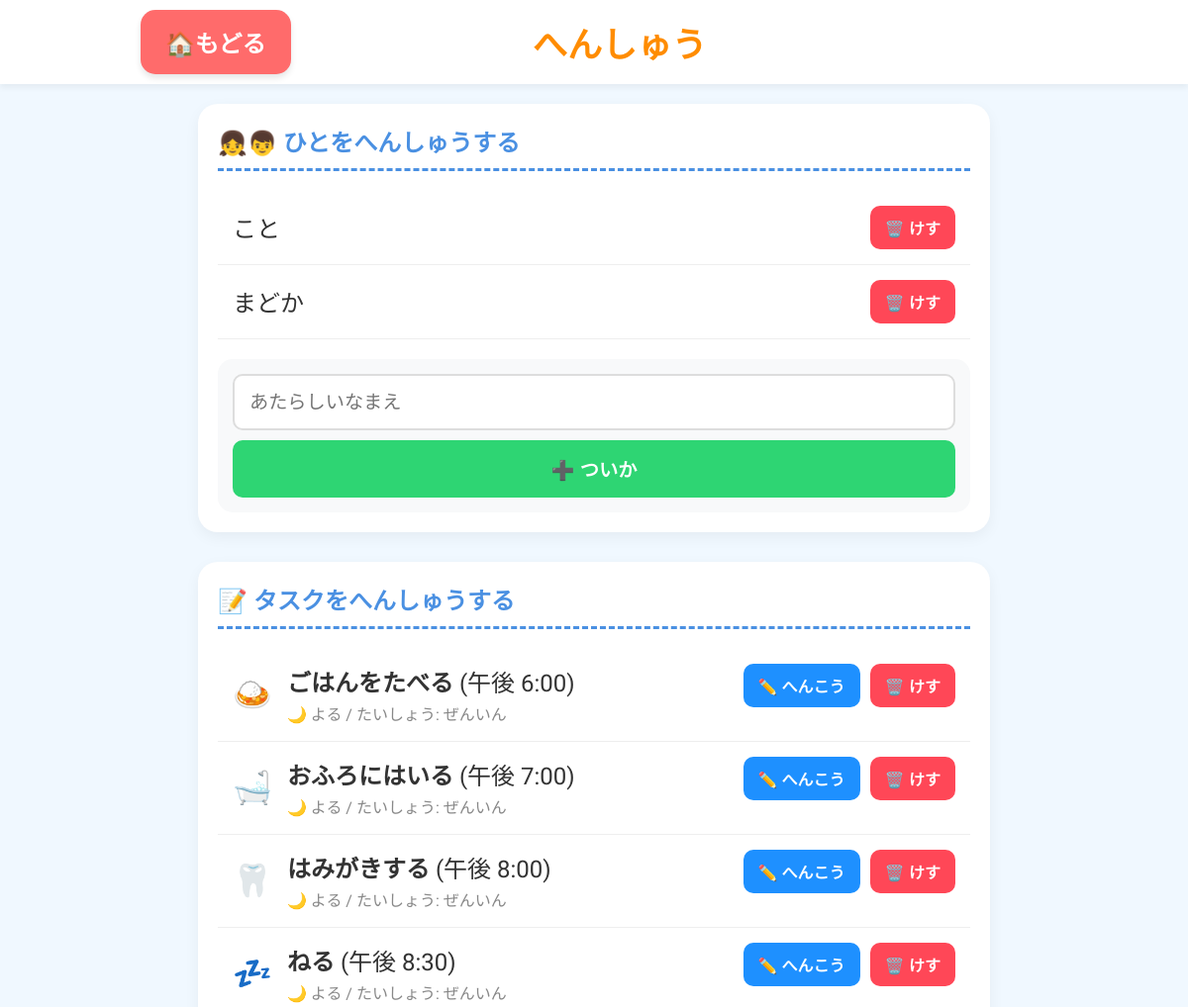
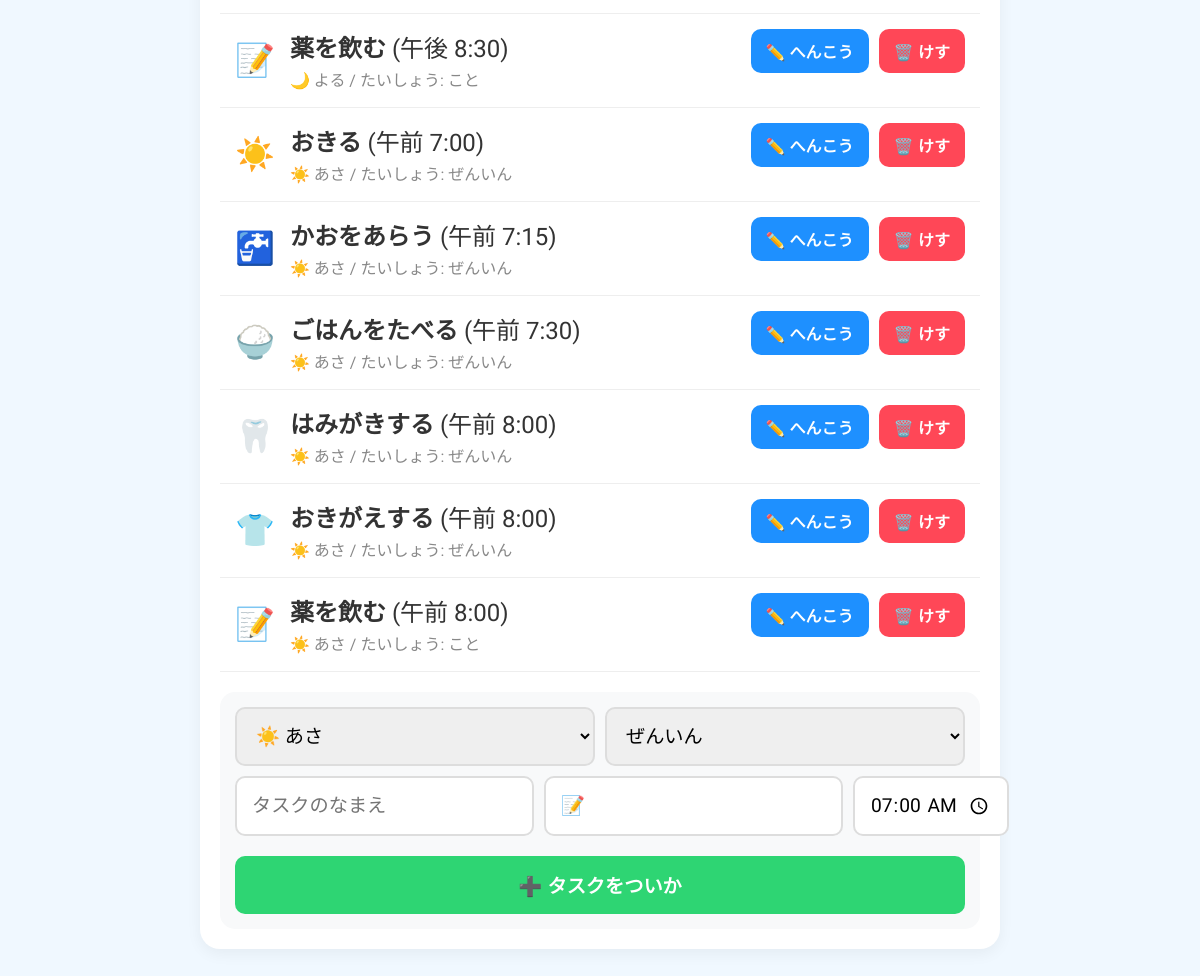
The page /settings on the database its author committed (2 pictures, top to bottom).
### tables this page shows
CREATE TABLE kids (
                id INTEGER PRIMARY KEY AUTOINCREMENT,
                name TEXT NOT NULL
            );

CREATE TABLE tasks (
                id INTEGER PRIMARY KEY AUTOINCREMENT,
                time_of_day TEXT NOT NULL,
                text TEXT NOT NULL,
                icon TEXT,
                time TEXT,
                target_kid_id INTEGER
            );

### app.py (the view)
@app.route('/settings')
def settings():
    db = get_db()
    kids = db.execute('SELECT * FROM kids').fetchall()
    tasks = db.execute('''
        SELECT t.*, k.name as kid_name
        FROM tasks t
        LEFT JOIN kids k ON t.target_kid_id = k.id
        ORDER BY t.time_of_day, t.time
    ''').fetchall()
    return render_template('settings.html', kids=kids, tasks=tasks)

### app.py (called while the page is built)
def get_db():
    conn = sqlite3.connect(DB_PATH)
    conn.row_factory = sqlite3.Row
    return conn

@app.template_filter('format_time_jp')
def format_time_jp(time_str):
    try:
        dt = datetime.strptime(time_str, '%H:%M')
        ampm = '午前' if dt.hour < 12 else '午後'
        hour12 = dt.hour if dt.hour <= 12 else dt.hour - 12
        if hour12 == 0:
            hour12 = 12
        return f"{ampm} {hour12}:{dt.strftime('%M')}"
    except:
        return time_str

### templates/settings.html (shortened to what this page needs)
<!DOCTYPE html>
<html lang="ja">
<head>
    <link rel="stylesheet" href="{{ url_for('static', filename='style.css') }}">
</head>
<body>
    <div class="header">
        <a href="{{ url_for('home') }}" class="back-btn">🏠もどる</a>
        <div class="header-title">
            <h1>へんしゅう</h1>
        </div>
    </div>
    <div class="settings-container">
        <div class="settings-section">
            <h2>👧👦 ひとをへんしゅうする</h2>
            <ul class="settings-list">
                {% for kid in kids %}
                <li class="settings-item">
                    <span class="settings-item-text">{{ kid.name }}</span>
                    <form action="{{ url_for('delete_kid', kid_id=kid.id) }}" method="POST" style="margin: 0;">
                        <button type="submit" class="btn-delete" onclick="return confirm('ほんとうにけしますか？');">🗑️
                            けす</button>
                    </form>
                </li>
                {% endfor %}
            </ul>
            <form action="{{ url_for('add_kid') }}" method="POST" class="settings-form">
                <input type="text" name="name" placeholder="あたらしいなまえ" required class="form-input">
                <button type="submit" class="btn-add">➕ ついか</button>
            </form>
        </div>
        <div class="settings-section">
            <h2>📝 タスクをへんしゅうする</h2>
            <ul class="settings-list">
                {% for task in tasks %}
                <li class="settings-item task-settings-item">
                    <div class="task-settings-info">
                        <span class="task-settings-icon">{{ task.icon }}</span>
                        <div>
                            <strong>{{ task.text }}</strong> ({{ task.time|format_time_jp }})<br>
                            <span class="task-settings-meta">
                                {% if task.time_of_day == 'morning' %}☀️ あさ{% else %}🌙 よる{% endif %}
                                / たいしょう: {{ task.kid_name if task.target_kid_id else 'ぜんいん' }}
                            </span>
                        </div>
                    </div>
                    <div style="display: flex; gap: 10px; margin: 0;">
                        <a href="{{ url_for('edit_task', task_id=task.id) }}" class="btn-edit"
                            style="text-decoration:none; padding:10px 15px; font-size:1rem; font-weight:bold; color:white; background-color:#1e90ff; border-radius:10px;">✏️
                            へんこう</a>
                        <form action="{{ url_for('delete_task', task_id=task.id) }}" method="POST" style="margin: 0;">
                            <button type="submit" class="btn-delete" onclick="return confirm('ほんとうにけしますか？');">🗑️
                                けす</button>
                        </form>
                    </div>
                </li>
                {% endfor %}
            </ul>
            <form action="{{ url_for('add_task') }}" method="POST" class="settings-form task-form">
                <div class="form-row">
                    <select name="time_of_day" required class="form-input">
                        <option value="morning">☀️ あさ</option>
                    </select>
                    <select name="target_kid_id" class="form-input">
                        <option value="0">ぜんいん</option>
                    </select>
                </div>
                <div class="form-row">
                    <input type="text" name="text" placeholder="タスクのなまえ" required class="form-input" style="flex:2;">
                    <input type="text" name="icon" placeholder="アイコン(例:☀️)" value="📝" class="form-input"
                        style="flex:1;">
                    <input type="time" name="time" value="07:00" required class="form-input" style="flex:1;">
                </div>
                <button type="submit" class="btn-add" style="margin-top: 10px;">➕ タスクをついか</button>
            </form>
        </div>
    </div>
</body>
</html>

### static/style.css (style rules this page uses)
:root { --bg-color: #f0f8ff; --card-bg: #ffffff; --text-color: #333333; --text-muted: #aaaaaa; --primary-color: #ffb6c1; --secondary-color: #add8e6; }
body { font-family: 'M PLUS Rounded 1c', 'Hiragino Maru Gothic ProN', sans-serif; background-color: var(--bg-color); margin: 0; padding: 0; color: var(--text-color); }
.header { display: flex; justify-content: space-around; align-items: center; padding: 10px 20px; background-color: var(--card-bg); box-shadow: 0 4px 6px rgba(0, 0, 0, 0.05); }
.header-title h1 { font-size: 2.2rem; color: #ff8c00; margin: 0; }
.settings-container { padding: 20px; max-width: 800px; margin: 0 auto; }
.settings-section { background-color: var(--card-bg); border-radius: 20px; padding: 20px; margin-bottom: 30px; box-shadow: 0 5px 15px rgba(0, 0, 0, 0.05); }
.settings-section h2 { color: #4a90e2; border-bottom: 3px dashed #4a90e2; padding-bottom: 10px; margin-top: 0; }
.settings-list { list-style: none; padding: 0; margin: 0 0 20px 0; }
.settings-item { display: flex; justify-content: space-between; align-items: center; padding: 15px; border-bottom: 1px solid #eee; font-size: 1.5rem; }
.task-settings-item { align-items: flex-start; }
.task-settings-info { display: flex; align-items: center; }
.task-settings-icon { font-size: 2rem; margin-right: 15px; }
.task-settings-meta { font-size: 1rem; color: #888; }
.settings-form { display: flex; flex-direction: column; gap: 10px; background-color: #f8f9fa; padding: 15px; border-radius: 15px; }
.form-row { display: flex; gap: 10px; }
.form-input { flex: 1; padding: 15px; font-size: 1.2rem; border: 2px solid #ddd; border-radius: 10px; font-family: inherit; }
.btn-add { padding: 15px; font-size: 1.2rem; font-weight: bold; color: white; background-color: #2ed573; border: none; border-radius: 10px; cursor: pointer; }
.btn-delete { padding: 10px 15px; font-size: 1rem; font-weight: bold; color: white; background-color: #ff4757; border: none; border-radius: 10px; cursor: pointer; }
.back-btn { display: inline-block; padding: 15px 25px; background-color: #ff6b6b; color: white; text-decoration: none; font-size: 1.5rem; font-weight: bold; border-radius: 15px; box-shadow: 0 4px 6px rgba(0, 0, 0, 0.1); }

### rows shown on the page
kids: name "こと"
kids: name "まどか"
tasks: icon "🍛", text "ごはんをたべる", time "午後 6:00", time_of_day "🌙 よる", kid_name "ぜんいん"
tasks: icon "🛁", text "おふろにはいる", time "午後 7:00", time_of_day "🌙 よる", kid_name "ぜんいん"
tasks: icon "🦷", text "はみがきする", time "午後 8:00", time_of_day "🌙 よる", kid_name "ぜんいん"
tasks: icon "💤", text "ねる", time "午後 8:30", time_of_day "🌙 よる", kid_name "ぜんいん"
tasks: icon "📝", text "薬を飲む", time "午後 8:30", time_of_day "🌙 よる", name "こと"
tasks: icon "☀️", text "おきる", time "午前 7:00", time_of_day "☀️ あさ", kid_name "ぜんいん"
tasks: icon "🚰", text "かおをあらう", time "午前 7:15", time_of_day "☀️ あさ", kid_name "ぜんいん"
tasks: icon "🍚", text "ごはんをたべる", time "午前 7:30", time_of_day "☀️ あさ", kid_name "ぜんいん"
tasks: icon "🦷", text "はみがきする", time "午前 8:00", time_of_day "☀️ あさ", kid_name "ぜんいん"
tasks: icon "👕", text "おきがえする", time "午前 8:00", time_of_day "☀️ あさ", kid_name "ぜんいん"
tasks: icon "📝", text "薬を飲む", time "午前 8:00", time_of_day "☀️ あさ", name "こと"
